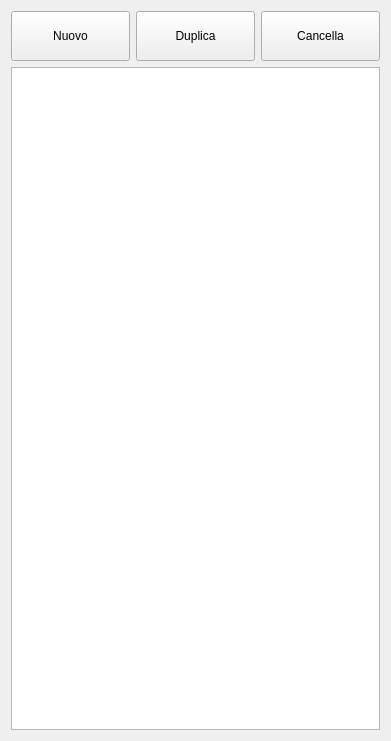
       <widget class="QWidget" name="verticalLayoutWidget_2">
        <property name="geometry">
         <rect>
          <x>9</x>
          <y>10</y>
          <width>391</width>
          <height>741</height>
         </rect>
        </property>
        <layout class="QVBoxLayout" name="verticalLayout_2">
         <item>
          <layout class="QHBoxLayout" name="horizontalLayout_6">
           <item>
            <widget class="QPushButton" name="btn_nuovo_serr">
             <property name="sizePolicy">
              <sizepolicy hsizetype="Preferred" vsizetype="Fixed">
               <horstretch>0</horstretch>
               <verstretch>0</verstretch>
              </sizepolicy>
             </property>
             <property name="minimumSize">
              <size>
               <width>118</width>
               <height>50</height>
              </size>
             </property>
             <property name="text">
              <string>Nuovo</string>
             </property>
            </widget>
           </item>
           <item>
            <widget class="QPushButton" name="btn_dupl_serr">
             <property name="sizePolicy">
              <sizepolicy hsizetype="Preferred" vsizetype="Fixed">
               <horstretch>0</horstretch>
               <verstretch>0</verstretch>
              </sizepolicy>
             </property>
             <property name="minimumSize">
              <size>
               <width>118</width>
               <height>50</height>
              </size>
             </property>
             <property name="text">
              <string>Duplica</string>
             </property>
            </widget>
           </item>
           <item>
            <widget class="QPushButton" name="btn_canc_serr">
             <property name="sizePolicy">
              <sizepolicy hsizetype="Preferred" vsizetype="Fixed">
               <horstretch>0</horstretch>
               <verstretch>7</verstretch>
              </sizepolicy>
             </property>
             <property name="minimumSize">
              <size>
               <width>118</width>
               <height>50</height>
              </size>
             </property>
             <property name="text">
              <string>Cancella</string>
             </property>
            </widget>
           </item>
          </layout>
         </item>
         <item>
          <widget class="QListWidget" name="listwidget_infissi"/>
         </item>
        </layout>
       </widget>
